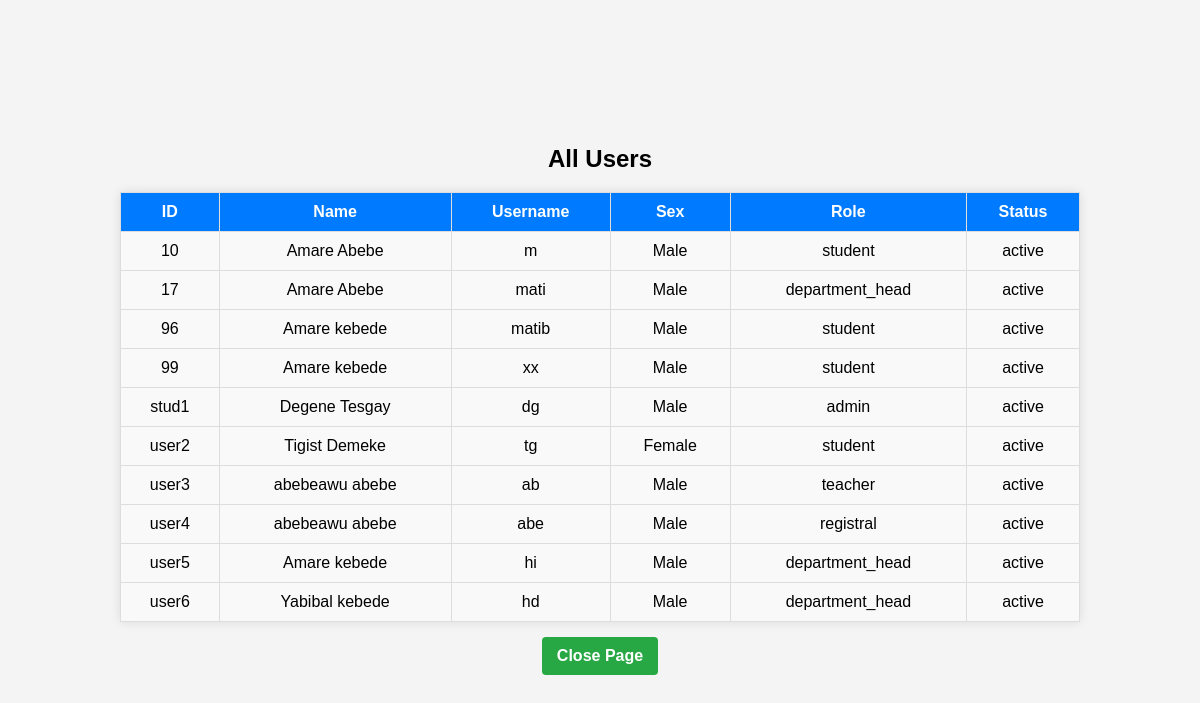
Page /view_all_users.php on the committed database.
### tables this page shows
CREATE TABLE `users` (
  `user_id` varchar(100) NOT NULL,
  `first_name` varchar(100) DEFAULT NULL,
  `last_name` varchar(100) DEFAULT NULL,
  `sex` enum('Male','Female','Other') DEFAULT NULL,
  `username` varchar(100) DEFAULT NULL,
  `password` varchar(255) DEFAULT NULL,
  `role` enum('admin','student','teacher','registral','department_head') DEFAULT NULL,
  `status` enum('active','inactive') DEFAULT 'inactive'
);

### view_all_users.php (the view, shortened to what this page needs)
<?php include 'db_connection.php'; ?>
<!DOCTYPE html>
<html>
<head><title>All Users</title>
</head>
<body>
<h2>All Users</h2>
<table border="1" cellpadding="5">
<tr>
  <th>ID</th>
  <th>Name</th>
  <th>Username</th>
  <th>Sex</th>
  <th>Role</th>
  <th>Status</th>
</tr>
<?php
$result = $conn->query("SELECT * FROM users");
while ($row = $result->fetch_assoc()) {
  echo "<tr>
    <td>{$row['user_id']}</td>
    <td>{$row['first_name']} {$row['last_name']}</td>
    <td>{$row['username']}</td>
    <td>{$row['sex']}</td>
    <td>{$row['role']}</td>
    <td>{$row['status']}</td>
  </tr>";
}
?>
</table>
        <a href="manage_user_account.php">Close Page</a>
</body>
</html>

### view_all_users.php (style rules this page uses)
body { font-family: Arial, sans-serif; display: flex; flex-direction: column; align-items: center; justify-content: center; min-height: 100vh; margin: 0; background-color: #f4f4f4; }
table { width: 80%; border-collapse: collapse; background: #fff; box-shadow: 0 0 10px rgba(0, 0, 0, 0.1); }
th, td { padding: 10px; text-align: center; border: 1px solid #ddd; }
th { background-color: #007bff; color: white; }
td { background-color: #f9f9f9; }
a { display: inline-block; padding: 10px 15px; margin-top: 15px; text-decoration: none; background-color: #28a745; color: white; border-radius: 4px; font-weight: bold; }

### rows in the picture
users: user_id "10", first_name "Amare", last_name "Abebe", username "m", sex "Male", role "student", status "active"
users: user_id "17", first_name "Amare", last_name "Abebe", username "mati", sex "Male", role "department_head", status "active"
users: user_id "96", first_name "Amare", last_name "kebede", username "matib", sex "Male", role "student", status "active"
users: user_id "99", first_name "Amare", last_name "kebede", username "xx", sex "Male", role "student", status "active"
users: user_id "stud1", first_name "Degene", last_name "Tesgay", username "dg", sex "Male", role "admin", status "active"
users: user_id "user2", first_name "Tigist", last_name "Demeke", username "tg", sex "Female", role "student", status "active"
users: user_id "user3", first_name "abebeawu", last_name "abebe", username "ab", sex "Male", role "teacher", status "active"
users: user_id "user4", first_name "abebeawu", last_name "abebe", username "abe", sex "Male", role "registral", status "active"
users: user_id "user5", first_name "Amare", last_name "kebede", username "hi", sex "Male", role "department_head", status "active"
users: user_id "user6", first_name "Yabibal", last_name "kebede", username "hd", sex "Male", role "department_head", status "active"
